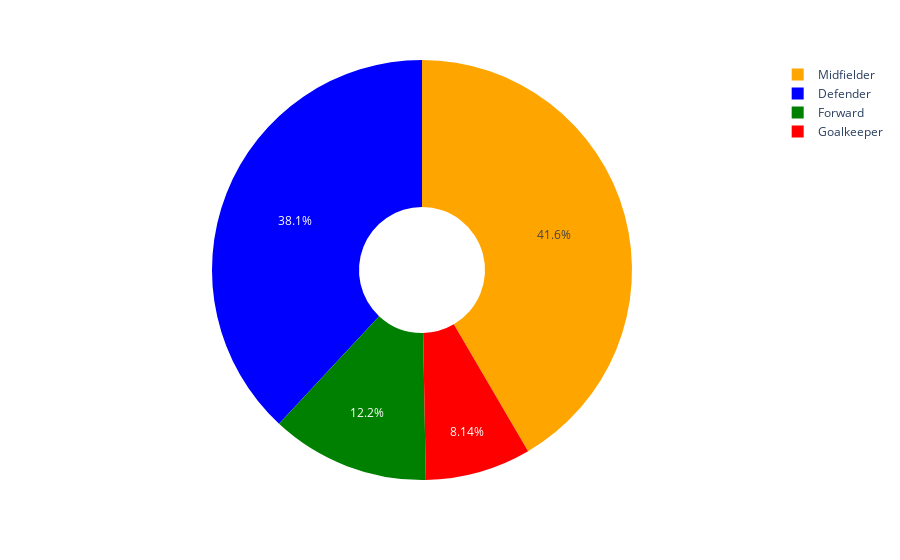

The cell this chart's notebook holds for it:
### Code cell
px.pie(df.groupby(['element_type'])['player_name'].count().reset_index(),
                  names='element_type',
                  values='player_name',
                  color='element_type',
                  hole=.3,
                  color_discrete_map=position_colors
                  )

### Figure 1 — Plotly figure (JSON) as saved in the notebook; plotly's stock layout.template omitted (floating-point values rounded to 4 significant figures)
{"data": [{"customdata": [["Defender"], ["Forward"], ["Goalkeeper"], ["Midfielder"]], "domain": {"x": [0, 1], "y": [0, 1]}, "hole": 0.3, "hovertemplate": "element_type=%{customdata[0]}<br>player_name=%{value}<extra></extra>", "labels": ["Defender", "Forward", "Goalkeeper", "Midfielder"], "legendgroup": "", "marker": {"colors": ["blue", "Green", "red", "Orange"]}, "name": "", "showlegend": true, "type": "pie", "values": [131, 42, 28, 143]}], "layout": {"legend": {"tracegroupgap": 0}, "margin": {"t": 60}}}
